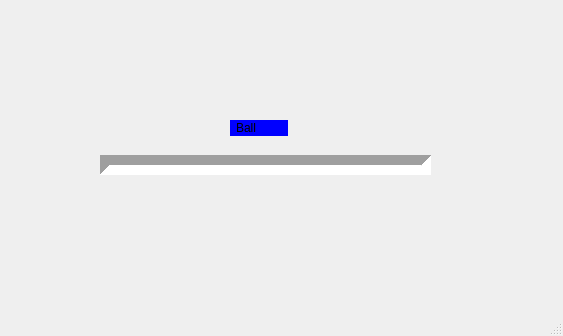
<?xml version="1.0" encoding="UTF-8"?>
<ui version="4.0">
 <class>MainWindow</class>
 <widget class="QMainWindow" name="MainWindow">
  <property name="geometry">
   <rect>
    <x>0</x>
    <y>0</y>
    <width>563</width>
    <height>336</height>
   </rect>
  </property>
  <property name="windowTitle">
   <string>MainWindow</string>
  </property>
  <widget class="QWidget" name="centralwidget">
   <widget class="Line" name="poutre">
    <property name="geometry">
     <rect>
      <x>100</x>
      <y>140</y>
      <width>331</width>
      <height>51</height>
     </rect>
    </property>
    <property name="autoFillBackground">
     <bool>false</bool>
    </property>
    <property name="lineWidth">
     <number>10</number>
    </property>
    <property name="orientation">
     <enum>Qt::Horizontal</enum>
    </property>
   </widget>
   <widget class="QLabel" name="ball">
    <property name="geometry">
     <rect>
      <x>230</x>
      <y>120</y>
      <width>58</width>
      <height>16</height>
     </rect>
    </property>
    <property name="autoFillBackground">
     <bool>true</bool>
    </property>
    <property name="styleSheet">
     <string notr="true">background-color:blue;
border: 3px solid blue;
border-radius: 40px;</string>
    </property>
    <property name="text">
     <string>Ball</string>
    </property>
   </widget>
  </widget>
  <widget class="QMenuBar" name="menubar">
   <property name="geometry">
    <rect>
     <x>0</x>
     <y>0</y>
     <width>563</width>
     <height>21</height>
    </rect>
   </property>
  </widget>
  <widget class="QStatusBar" name="statusbar"/>
 </widget>
 <resources/>
 <connections/>
</ui>
